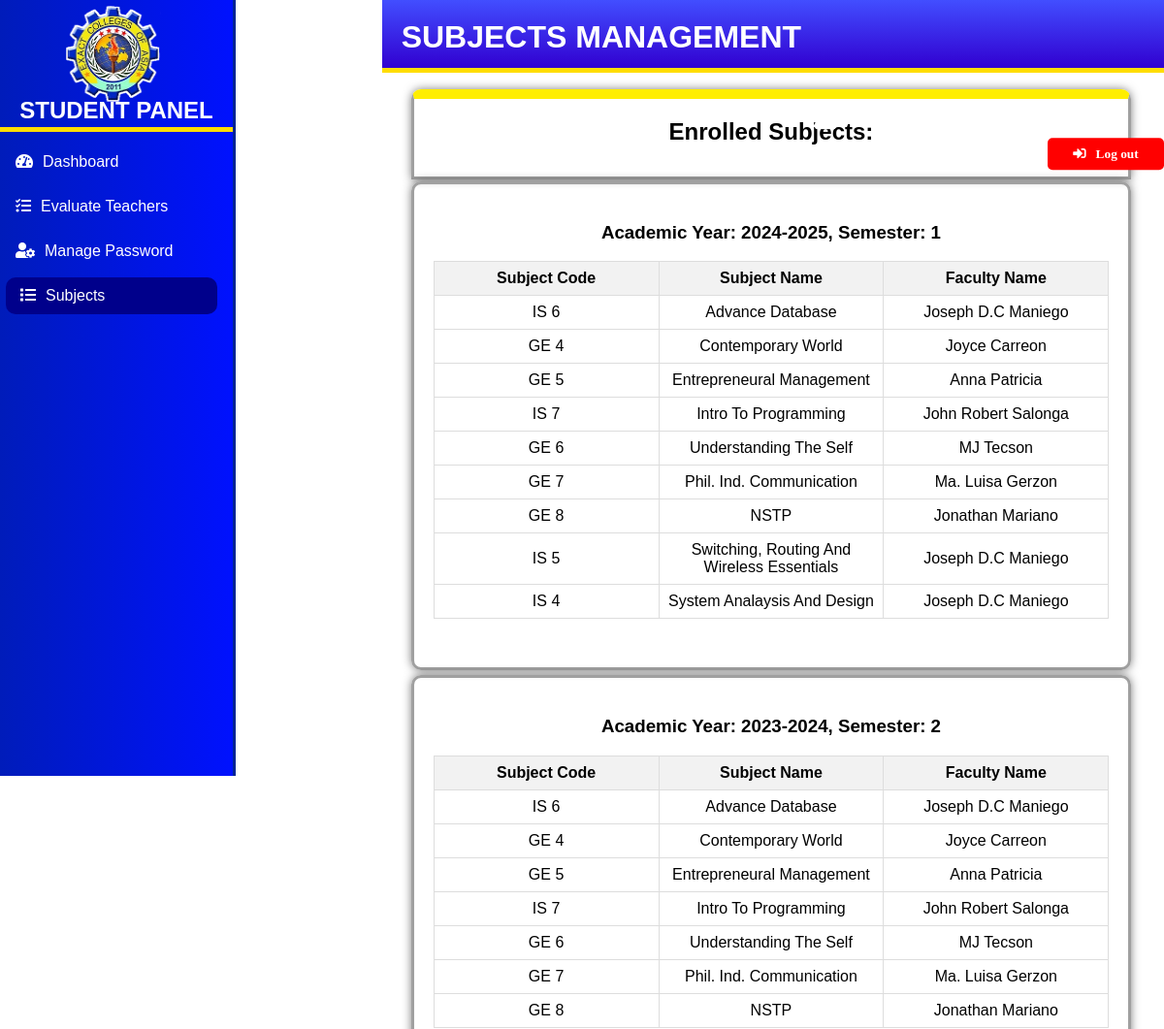
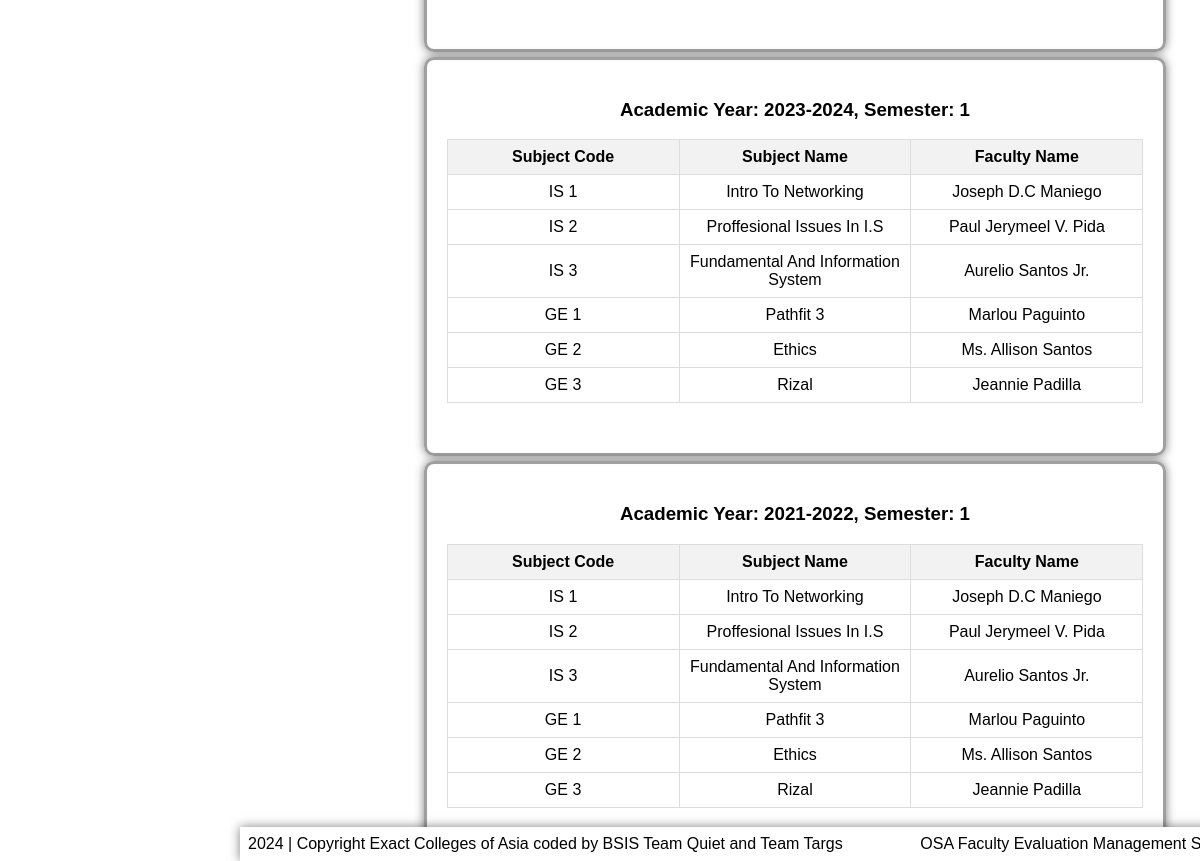
The app's page /student/subject_list.php (signed in) with its own data (2 pictures, top to bottom).
### tables this page shows
CREATE TABLE `student_info` (
  `id` int(11) NOT NULL,
  `student_ID` varchar(11) NOT NULL,
  `student_lastName` varchar(30) NOT NULL,
  `student_firstName` varchar(30) NOT NULL,
  `student_middleName` varchar(30) NOT NULL,
  `student_COURSE` varchar(20) DEFAULT NULL,
  `student_SECTION` varchar(20) NOT NULL,
  `student_PASS` varchar(30) NOT NULL
);

CREATE TABLE `enrollments` (
  `EnrollmentID` int(11) NOT NULL,
  `student_ID` varchar(30) NOT NULL,
  `subject_code` varchar(30) NOT NULL,
  `academic_year` int(30) NOT NULL
);

CREATE TABLE `academic_list` (
  `id` int(30) NOT NULL,
  `year` text NOT NULL,
  `semester` int(1) NOT NULL,
  `default_select` tinyint(1) NOT NULL,
  `status` int(1) NOT NULL
);

CREATE TABLE `subjects` (
  `SubjectID` int(11) NOT NULL,
  `Name` varchar(100) DEFAULT NULL,
  `subject_code` varchar(30) NOT NULL,
  `FacultyID` varchar(11) DEFAULT NULL
);

CREATE TABLE `facultymembers` (
  `id` int(30) NOT NULL,
  `FacultyID` varchar(11) NOT NULL,
  `Name` varchar(100) DEFAULT NULL
);

### student/subject_list.php (the view, shortened to what this page needs)
<?php
include('../session_detector.php');
if ($connection) {
    if(isset($_SESSION['student_id'])) {
        $student_ID = $_SESSION['student_id'];
        $enrolledSubjectsQuery = "SELECT
                                    enrollments.academic_year AS academic_year_id,
                                    academic_list.year AS academic_year,
                                    academic_list.semester,
                                    subjects.subject_code,
                                    subjects.Name AS subject_name,
                                    facultymembers.Name AS faculty_name
                                  FROM enrollments
                                  INNER JOIN subjects ON enrollments.subject_code = subjects.subject_code
                                  INNER JOIN facultymembers ON subjects.FacultyID = facultymembers.FacultyID
                                  INNER JOIN academic_list ON enrollments.academic_year = academic_list.id
                                  WHERE enrollments.student_id = '$student_ID'
                                  ORDER BY academic_list.year DESC, academic_list.semester DESC";
        $enrolledSubjectsResult = mysqli_query($connection, $enrolledSubjectsQuery);
        $enrolledSubjects = [];
        if(mysqli_num_rows($enrolledSubjectsResult) > 0) {
            while($row = mysqli_fetch_assoc($enrolledSubjectsResult)) {
                $enrolledSubjects[] = $row;
            }
        }
    } else {
        echo "Student ID not provided.";
        exit();
    }
} else {
    echo "Failed to connect to the database.";
    exit();
}
?>
<!DOCTYPE html>
<html lang="en">
<head>
    <link rel="stylesheet" href="styles.css">
    <link rel="stylesheet" href="https://cdnjs.cloudflare.com/ajax/libs/font-awesome/5.15.4/css/all.min.css">
</head>
<body>
    <?php include 'sidebar.php'; ?>
    <div class="content">
        <br><br>
        <h1>SUBJECTS MANAGEMENT</h1><br><br>
        <div class="box-header">
            <h2>Enrolled Subjects:</h2></div>
            <?php
            $current_academic_year = '';
            foreach($enrolledSubjects as $subject):
                if ($current_academic_year != $subject['academic_year'] . ' - ' . $subject['semester']) {
                    if ($current_academic_year != '') {
                        echo '</table></div>';
                    }
                    $current_academic_year = $subject['academic_year'] . ' - ' . $subject['semester'];
                    echo '<div class="box-body">';
                    echo '<h3>Academic Year: ' . $subject['academic_year'] . ', Semester: ' . $subject['semester'] . '</h3>';
                    echo '<table border="1">';
                    echo '<tr><th>Subject Code</th><th>Subject Name</th><th>Faculty Name</th></tr>';
                }
                echo '<tr>';
                echo '<td>' . $subject['subject_code'] . '</td>';
                echo '<td>' . $subject['subject_name'] . '</td>';
                echo '<td>' . $subject['faculty_name'] . '</td>';
                echo '</tr>';
            endforeach;
            if ($current_academic_year != '') {
                echo '</table></div>';
            }
            ?>
    </div>
</body>
</html>

### student/sidebar.php (shortened to what this page needs)
<body>
<?php
include('../connection.php');
if ($connection) {
    if(isset($_SESSION['student_id'])) {
        $student_ID = $_SESSION['student_id'];
        $query = "SELECT * FROM student_info WHERE student_ID = '$student_ID'";
        $result = mysqli_query($connection, $query);
        if(mysqli_num_rows($result) > 0) {
            $student = mysqli_fetch_assoc($result);
        } else {
            echo "No student found with ID: $student_ID";
            exit();
        }
    } else {
        echo "Student ID not provided.ssss$student_ID";
        exit();
    }
} else {
    echo "Failed to connect to the database.";
    exit();
}
?>
<link rel="stylesheet" href="styles.css">
<link rel="stylesheet" href="https://cdnjs.cloudflare.com/ajax/libs/font-awesome/5.15.4/css/all.min.css">
<div class="sidebar-container">
    <div class="sidebar">
        <img src="../images/exact logo.png" alt="Logo" class="logo">
        <h1 class="admin-title">STUDENT PANEL</h1>
        <ul class="menu"><br><br>
            <li class="dashboard-button"><a href="student_dashboard.php"><i class="fas fa-tachometer-alt"></i>Dashboard</a></li>
            <li class="evaluation-button"><a href="evaluation_menu.php"><i class="fas fas fa-tasks"></i>Evaluate Teachers</a></li>
            <li class="password-button"><a href="manage_password.php"><i class="fas fa-user-cog"></i>Manage Password</a></li>
            <li class="subject-button"><a href="subject_list.php"><i class="fas fas fa-list"></i>Subjects</a></li>
        </ul>
    </div>
</div>
<div class="acc-info">
    <?php
echo "<i class='fas fa-user'></i> </strong></td><td>{$student['student_firstName']} {$student['student_middleName']} {$student['student_lastName']}";
?>
</div>
<section>
    <button class="show-modal"><i class="fa fa-sign-in-alt">&nbsp;&nbsp;&nbsp;Log out</i></button>
</section>
<div class="box-footer">
    <span>2024 | Copyright Exact Colleges of Asia coded by BSIS Team Quiet and Team Targs</span>
    <span>OSA Faculty Evaluation Management System</span>
</div>
</body>

### student/styles.css (style rules this page uses)
body { margin: 0; padding: 0; border: none; outline: none; box-sizing: border-box; font-family: "Poppins", sans-serif; display: flex; }
.sidebar-container { position: fixed; top: 0; left: 0; height: 100vh; width: 240px; background: linear-gradient(to left, rgba(0, 17, 254, 1), rgb(0, 28, 186)); z-index: 1000; pointer-events: all; border-right: 3px solid #002594; }
.sidebar { padding: 16px; color: #ffffff; overflow-y: auto; }
.logo { height: 80px; filter: url(#stroke-filter); }
.menu { list-style: none; padding: 0; }
.menu li { margin-bottom: 8px; }
.menu li a { display: block; padding: 10px 0; color: #fff; text-decoration: none; transition: background-color 0.3s; }
.menu li a i { margin-right: 10px; }
.content { height: 100%; margin-left: 160px; padding: 20px 100px; z-index: 0; }
.admin-title { font-size: 1.5rem; font-weight: bold; margin-bottom: -50px; text-align: center; line-height: 1; position: relative; top: -20px; }
.logo { margin-top: -10px; margin-left: 50px; width: 100px; height: 100px; top: 5%; }
.admin-title::after { content: ""; position: absolute; bottom: -10px; left: 50%; transform: translateX(-50%); width: 240px; height: 5px; background-color: #ffdd00; }
button { background-color: #0055ff; color: rgb(255, 255, 255); padding: 10px 20px; border: none; cursor: pointer; border-radius: 5px; }
ul { list-style-type: none; }
li { margin-bottom: 10px; }
section { position: absolute; height: 100%; width: 100%; background: none; }
.show-modal { position: fixed; z-index: 1001; }
button.show-modal { position: fixed; left: 95%; bottom: 90%; transform: translate(-50%, -50%); width: 120px; background: #ff0000; }
.content h1 { background: linear-gradient(to bottom, rgb(66, 78, 255), rgb(49, 0, 208)); width: 3000px; height: 30px; padding: 20px; position: fixed; margin-top: -30px; margin-left: -30px; color: white; top: 30px; border-bottom: 5px solid #ffdd00; }
table { width: 100%; border-collapse: collapse; margin-bottom: 30px; table-layout: fixed; }
th, td { border: 1px solid #ddd; padding: 8px; text-align: center; }
th { background-color: #f2f2f2; }
.box-body { border-bottom-left-radius: 10px; border-bottom-right-radius: 10px; height: auto; width: 103%; border: 3px solid #a0a0a0; text-align: center; padding: 20px; box-shadow: 0 0 10px rgba(0, 0, 0, 0.5); }
.box-header { max-height: 5%; height: auto; width: 103%; border-top-right-radius: 10px; border-top-left-radius: 10px; text-align: center; padding: 20px; box-shadow: 0 0 10px rgba(0, 0, 0, 0.5); margin-bottom: 2px; border: 3px solid #a0a0a0; border-top: 10px solid #ffee00; }
.box-header h2 { margin-top: 0px; }
.box-footer { background: white; width: 83%; padding: 8px; position: fixed; color: black; margin-left: 240px; box-shadow: 0 0 10px rgba(0, 0, 0, 0.5); bottom: 0px; z-index: 2; }

### student/subject_list.php (style rules this page uses)
.subject-button { background-color: darkblue; min-width: 120px; margin-right: 0px; margin-left: -10px; padding-left: 15px; border-radius: 10px; }
.box-body { margin-bottom: 5px; padding: 20px; border: 1px solid #ccc; border-radius: 10px; }
.content { padding-bottom: 50px!important; }

### student/sidebar.php (style rules this page uses)
.box-footer { display: flex; justify-content: space-between; align-items: center; }
.box-footer span { text-align: right; }
.acc-info { position: fixed; left: 70%; bottom: 93%; color: white; z-index: 1001; font-size: large; }
.acc-info i { font-size: 25px; }

### records on screen
student_info: student_firstName "Jonathan Carlos"
enrollments: academic_year.year "2024-2025", academic_year.semester "1", subject_code.subject_code "IS 6", subject_code.Name "Advance Database", facultymembers.Name "Joseph D.C Maniego"
enrollments: subject_code.subject_code "GE 4", subject_code.Name "Contemporary World", facultymembers.Name "Joyce Carreon"
enrollments: subject_code.subject_code "GE 5", subject_code.Name "Entrepreneural Management", facultymembers.Name "Anna Patricia"
enrollments: subject_code.subject_code "IS 7", subject_code.Name "Intro To Programming", facultymembers.Name "John Robert Salonga"
enrollments: subject_code.subject_code "GE 6", subject_code.Name "Understanding The Self", facultymembers.Name "MJ Tecson"
enrollments: subject_code.subject_code "GE 7", subject_code.Name "Phil. Ind. Communication", facultymembers.Name "Ma. Luisa Gerzon"
enrollments: subject_code.subject_code "GE 8", subject_code.Name "NSTP", facultymembers.Name "Jonathan Mariano"
enrollments: subject_code.subject_code "IS 5", subject_code.Name "Switching, Routing And Wireless Essentials", facultymembers.Name "Joseph D.C Maniego"
enrollments: subject_code.subject_code "IS 4", subject_code.Name "System Analaysis And Design", facultymembers.Name "Joseph D.C Maniego"
enrollments: academic_year.year "2023-2024", academic_year.semester "2", subject_code.subject_code "IS 6", subject_code.Name "Advance Database", facultymembers.Name "Joseph D.C Maniego"
enrollments: subject_code.subject_code "GE 4", subject_code.Name "Contemporary World", facultymembers.Name "Joyce Carreon"
enrollments: subject_code.subject_code "GE 5", subject_code.Name "Entrepreneural Management", facultymembers.Name "Anna Patricia"
enrollments: subject_code.subject_code "IS 7", subject_code.Name "Intro To Programming", facultymembers.Name "John Robert Salonga"
enrollments: subject_code.subject_code "GE 6", subject_code.Name "Understanding The Self", facultymembers.Name "MJ Tecson"
enrollments: subject_code.subject_code "GE 7", subject_code.Name "Phil. Ind. Communication", facultymembers.Name "Ma. Luisa Gerzon"
enrollments: subject_code.subject_code "GE 8", subject_code.Name "NSTP", facultymembers.Name "Jonathan Mariano"
enrollments: academic_year.year "2023-2024", academic_year.semester "1", subject_code.subject_code "IS 1", subject_code.Name "Intro To Networking", facultymembers.Name "Joseph D.C Maniego"
enrollments: subject_code.subject_code "IS 2", subject_code.Name "Proffesional Issues In I.S", facultymembers.Name "Paul Jerymeel V. Pida"
enrollments: subject_code.subject_code "IS 3", subject_code.Name "Fundamental And Information System", facultymembers.Name "Aurelio Santos Jr."
enrollments: subject_code.subject_code "GE 1", subject_code.Name "Pathfit 3", facultymembers.Name "Marlou Paguinto"
enrollments: subject_code.subject_code "GE 2", subject_code.Name "Ethics", facultymembers.Name "Ms. Allison Santos"
enrollments: subject_code.subject_code "GE 3", subject_code.Name "Rizal", facultymembers.Name "Jeannie Padilla"
enrollments: academic_year.year "2021-2022", academic_year.semester "1", subject_code.subject_code "IS 1", subject_code.Name "Intro To Networking", facultymembers.Name "Joseph D.C Maniego"
enrollments: subject_code.subject_code "IS 2", subject_code.Name "Proffesional Issues In I.S", facultymembers.Name "Paul Jerymeel V. Pida"
enrollments: subject_code.subject_code "IS 3", subject_code.Name "Fundamental And Information System", facultymembers.Name "Aurelio Santos Jr."
enrollments: subject_code.subject_code "GE 1", subject_code.Name "Pathfit 3", facultymembers.Name "Marlou Paguinto"
enrollments: subject_code.subject_code "GE 2", subject_code.Name "Ethics", facultymembers.Name "Ms. Allison Santos"
enrollments: subject_code.subject_code "GE 3", subject_code.Name "Rizal", facultymembers.Name "Jeannie Padilla"
